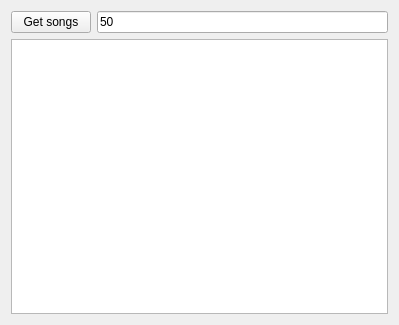
<?xml version="1.0" encoding="UTF-8"?>
<ui version="4.0">
 <class>Widget</class>
 <widget class="QWidget" name="Widget">
  <property name="geometry">
   <rect>
    <x>0</x>
    <y>0</y>
    <width>399</width>
    <height>325</height>
   </rect>
  </property>
  <property name="windowTitle">
   <string>Widget</string>
  </property>
  <layout class="QVBoxLayout" name="verticalLayout">
   <item>
    <layout class="QHBoxLayout" name="horizontalLayout">
     <property name="spacing">
      <number>6</number>
     </property>
     <property name="sizeConstraint">
      <enum>QLayout::SetDefaultConstraint</enum>
     </property>
     <property name="leftMargin">
      <number>0</number>
     </property>
     <property name="topMargin">
      <number>0</number>
     </property>
     <item>
      <widget class="QPushButton" name="getAudiosBtn">
       <property name="maximumSize">
        <size>
         <width>16777215</width>
         <height>25</height>
        </size>
       </property>
       <property name="text">
        <string>Get songs</string>
       </property>
      </widget>
     </item>
     <item>
      <widget class="QLineEdit" name="songCountEdit">
       <property name="text">
        <string>50</string>
       </property>
       <property name="placeholderText">
        <string/>
       </property>
      </widget>
     </item>
    </layout>
   </item>
   <item>
    <widget class="QListView" name="songListView"/>
   </item>
  </layout>
 </widget>
 <layoutdefault spacing="6" margin="11"/>
 <resources/>
 <connections/>
</ui>
